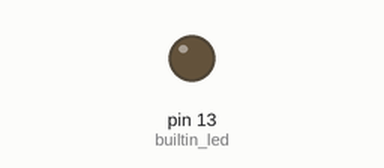
Recording of a program running on a simulated MicroPython board. On the bench: output pins drawn as LEDs (lit = HIGH).

Above: at 1.2 s.
At 2.8 s:
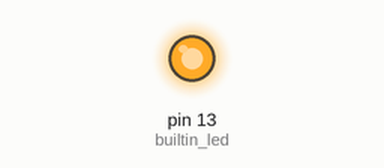
Timing chart, 0 to 7.0 s (numbered marks = the images above):
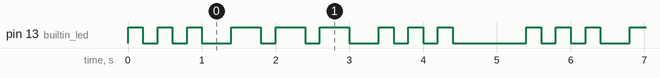

Measured:
- by itself, pin 13 (builtin_led): repeats every 5.4 s: 2 × (LOW 0.20 s, HIGH 0.20 s), LOW 0.40 s, 2 × (HIGH 0.40 s, LOW 0.20 s), HIGH 0.40 s, LOW 0.40 s, 2 × (HIGH 0.20 s, LOW 0.20 s), HIGH 0.20 s, LOW 1.0 s, HIGH 0.20 s
- by itself, everything shown: repeats every 5.4 s, in 18 steps

The program:

lab1_check1.py
```python
from machine import Pin
import utime

dot_time = 0.2
dash_time = 0.4 # 2x longer than dot time
down_time = 0.2 # pause between symbols

builtin_led = Pin(13, Pin.OUT)

def dot():
    builtin_led.value(1)
    utime.sleep(dot_time)
    builtin_led.value(0)
    utime.sleep(down_time)

def dash():
    builtin_led.value(1)
    utime.sleep(dash_time)
    builtin_led.value(0)
    utime.sleep(down_time)

def sos():
    for _ in range(3):
        dot()
    utime.sleep(down_time)

    for _ in range(3):
        dash()
    utime.sleep(dot_time)

    for _ in range(3):
        dot()
    utime.sleep(dash_time * 2)

while True:
    sos()
```
